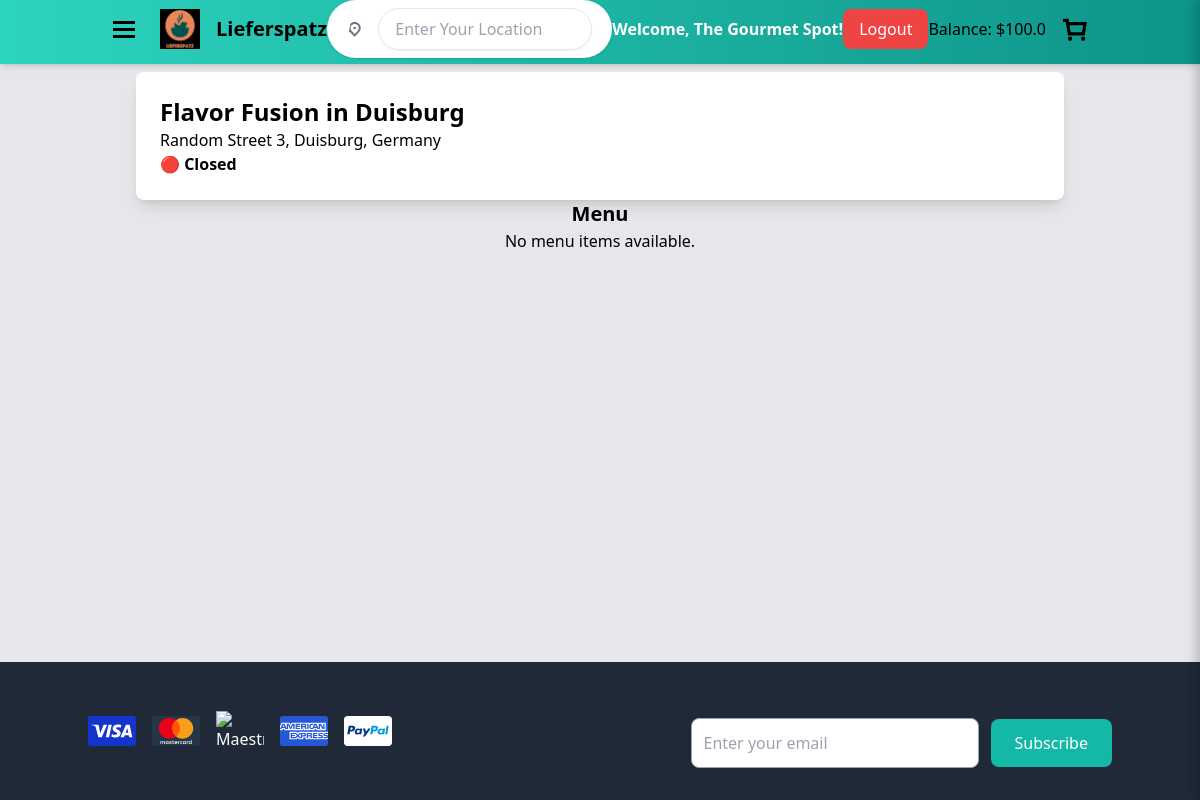
The page /restaurant/3 (signed in) on the database its author committed.
### models.py (models this page shows, shortened)
class User(db.Model, UserMixin):
    id = db.Column(db.Integer, primary_key=True)
    email = db.Column(db.String(150), unique=True, nullable=False)
    password_hash = db.Column(db.String(256), nullable=False)
    user_type = db.Column(db.String(50), nullable=False, default="customer")  # "customer" or "restaurant"
    first_name = db.Column(db.String(100), nullable=False)
    last_name = db.Column(db.String(100), nullable=False)
    location = db.Column(db.String(255), nullable=False)
    plz = db.Column(db.String(10), nullable=False)
    balance = db.Column(db.Float, default=0.0)

class Restaurant(db.Model):
    id = db.Column(db.Integer, primary_key=True)
    user_id = db.Column(db.Integer, db.ForeignKey("user.id"), nullable=False, unique=True)
    name = db.Column(db.String(150), nullable=False)
    address = db.Column(db.String(255), nullable=False)
    city = db.Column(db.String(100), nullable=False)
    image_url = db.Column(db.String(255))
    description = db.Column(db.Text)
    rating = db.Column(db.Integer, default=0, nullable=False)
    balance = db.Column(db.Float, default=0.0)
    menu_items = db.relationship('MenuItem', backref='restaurant', lazy=True)
    user = db.relationship("User", backref="restaurant", uselist=False)

### app.py (the view)
@app.route("/restaurant/<int:restaurant_id>")
@login_required
def restaurant_menu_page(restaurant_id):
    restaurant = Restaurant.query.get_or_404(restaurant_id)
    menu_items = MenuItem.query.filter_by(restaurant_id=restaurant_id).all()
    categories = {}
    for item in menu_items:
        category_name = item.category if item.category else "Uncategorized"
        if category_name not in categories:
            categories[category_name] = []
        categories[category_name].append(item)
    user_balance = current_user.balance
    return render_template("menu.html", restaurant=restaurant, menu=categories, user_balance=user_balance)

### app.py (called while the page is built)
@login_manager.user_loader
def load_user(user_id):
    return User.query.get(int(user_id))

@app.before_request
def make_session_permanent():
    session.permanent = False  # Ensure sessions expire on logout

@app.context_processor
def inject_cart_count():
    cart = session.get("cart", {})
    cart_count = sum(item["quantity"] for item in cart.values()) if cart else 0
    return dict(cart_count=cart_count)

### templates/menu.html (shortened to what this page needs)
{% extends "base.html" %}
{% block content %}
<div class="container mx-auto p-6">
    <div class="bg-white shadow-lg rounded-lg p-6 w-full mt-4">
        <h2 class="text-2xl font-bold">{{ restaurant.name }}</h2>
        <p class="text-gray-600 text-md">{{ restaurant.address }}</p>
        <p class="mt-2">
            {% if restaurant.is_open %}
                <span class="text-green-500 font-bold">🟢 Open</span>
            {% else %}
                <span class="text-red-500 font-bold">🔴 Closed</span>
            {% endif %}
        </p>
    </div>
    <div class="mt-8">
        <h2 class="text-center text-xl font-bold border-b pb-3">Menu</h2>
        {% if menu %}
            {% for category, menu_items in menu.items() %}
            <div class="menu-category mb-8 bg-gray-100 p-6 rounded-lg shadow">
                <h3 class="text-2xl font-semibold border-b pb-3">{{ category }}</h3>
                <div class="mt-4 space-y-6">
                    {% for menu_item in menu_items %}
                    <div class="menu-item flex justify-between items-center bg-white shadow-md rounded-lg p-5 border border-gray-300">
                        <div class="flex-1">
                            <h4 class="text-lg font-bold">{{ menu_item.name }}</h4>
                            <p class="text-gray-600 text-sm">{{ menu_item.description or "Delicious meal, freshly prepared!" }}</p>
                            <p class="font-semibold text-teal-600 mt-1">${{ "%.2f"|format(menu_item.price) }}</p>
                            <button class="mt-3 px-5 py-2 bg-teal-600 text-white rounded-lg shadow-md hover:bg-teal-700 transition" onclick="addToCart({{ menu_item.id }})">
                                Add to Cart
                            </button>
                        </div>
                        <img src="{{ menu_item.image_url or '/static/images/default_dish.png' }}" alt="{{ menu_item.name }}" class="w-24 h-24 object-cover rounded-lg">
                    </div>
                    {% endfor %}
                </div>
            </div>
            {% endfor %}
        {% else %}
            <p class="text-center text-gray-600">No menu items available.</p>
        {% endif %}
    </div>
</div>
{% endblock %}

### templates/header.html (shortened to what this page needs)
<header class="fixed top-0 left-0 w-full bg-gradient-to-r from-teal-400 to-teal-600 shadow-md z-50">
    <div class="container mx-auto flex items-center justify-between px-6">
        <div class="flex items-center space-x-6">
            <button class="focus:outline-none" aria-label="Open Menu">
                <svg width="24" height="24" viewBox="0 0 24 24" fill="none" class="cursor-pointer">
                    <title>Menu</title>
                    <path fill-rule="evenodd" clip-rule="evenodd"
                        d="M23 4H1v3h22V4Zm0 7H1v3h22v-3ZM1 18h22v3H1v-3Z"
                        fill="currentColor"></path>
                </svg>
            </button>
            <a href="/" aria-label="Lieferspatz Home" class="flex items-center">
                <img src="/static/favicon.png" alt="Lieferspatz Logo" class="w-10 h-10" />
                <span class="text-xl font-bold ml-4">Lieferspatz</span>
            </a>
        </div>
        <div class="relative flex-1 flex justify-center ml-auto">
            <div class="flex items-center bg-white rounded-full px-5 py-2 shadow space-x-4 w-full max-w-lg">
                <input id="location-input" type="text" placeholder="Enter Your Location"
                    class="w-full px-4 py-2 text-gray-700 bg-white border rounded-full shadow-sm">
            </div>
        </div>
        {% if current_user.is_authenticated %}
        <span id="welcome-text" class="text-white font-semibold">
            Welcome, <span class="capitalize">{{ current_user.first_name }}</span>!
        </span>
        <button id="logout-btn" class="bg-red-500 text-white px-4 py-2 rounded-lg hover:bg-red-600">
            Logout
        </button>
    {% endif %}
        <div class="flex items-center">
            <span class="mr-4">Balance: ${{ user_balance | default(0.0) | round(2) }}</span>
            <button id="cart-btn" class="focus:outline-none">
                <svg width="26" height="26" viewBox="0 0 24 24" fill="none">
                    <path fill-rule="evenodd" clip-rule="evenodd"
                        d="M5.5 18H21l2-12.5H6.5l-.5-3H.9v3h2.5L5.5 18Zm14-9.5-1 6.5H8L7 8.5h12.5ZM7.5 23a2 2 0 1 0 0-4 2 2 0 0 0 0 4Zm14-2a2 2 0 1 1-4 0 2 2 0 0 1 4 0Z"
                        fill="currentColor"></path>
                </svg>
            </button>
        </div>
    </div>
</header>

### rows shown on the page
User: first_name "The Gourmet Spot", balance "100.0"
Restaurant: name "Flavor Fusion in Duisburg", address "Random Street 3, Duisburg, Germany"
